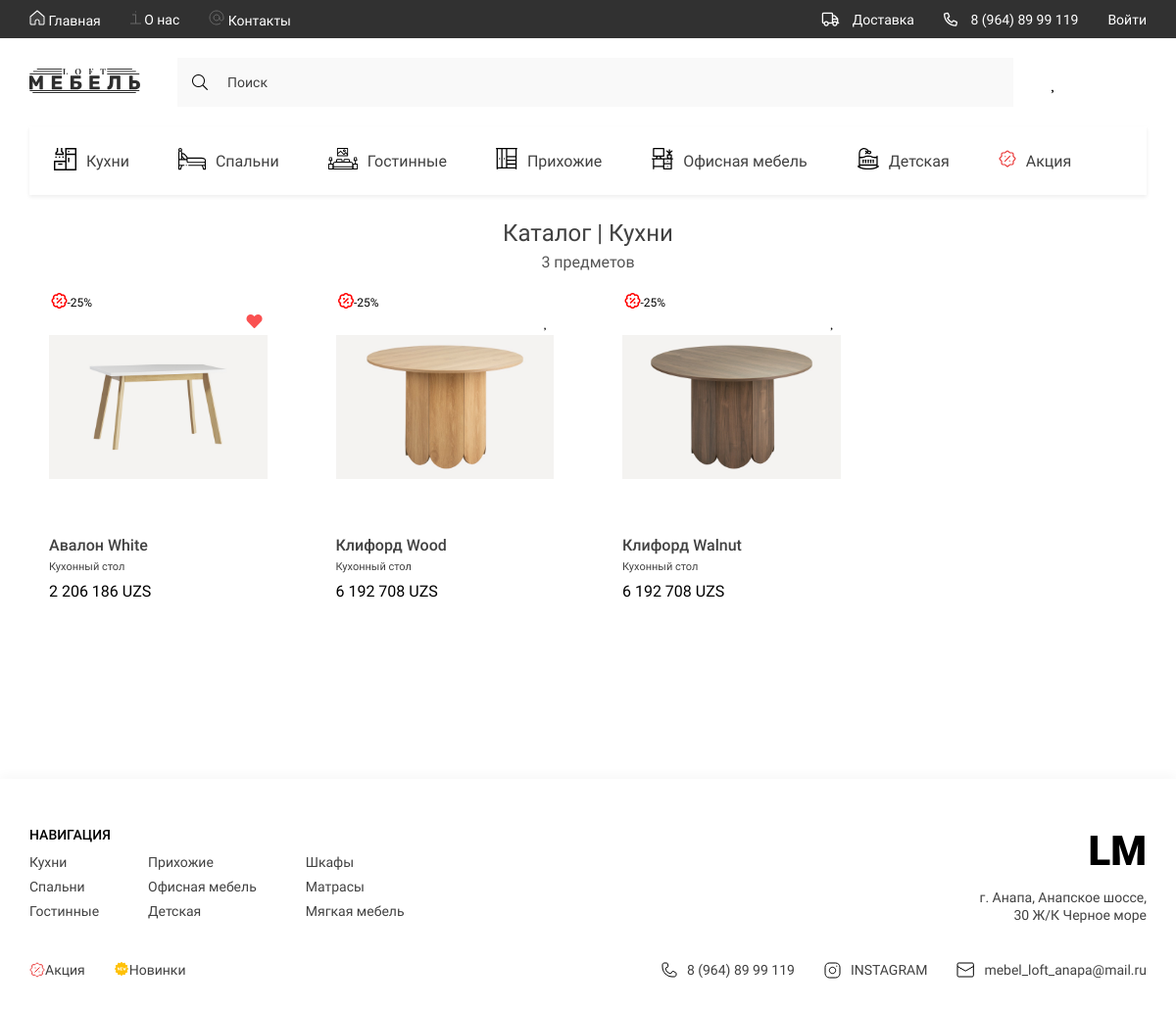
Screenshot of /catalog/kuhnya/ with the database file from the repository.
### goods/models.py (models this page shows, shortened)
class Category(models.Model):
    title = models.CharField(max_length=150, verbose_name='Название категории')
    parent = models.ForeignKey('self', on_delete=models.CASCADE, related_name='subcategories', blank=True, null=True)
    slug = models.SlugField(unique=True)
    image = models.FileField(upload_to='icons/categories/', verbose_name='Иконка категории', blank=True, null=True)
    def get_absolute_url(self):
        return reverse("goods:catalog", kwargs={"category_slug": self.slug})
    def __str__(self):
        return self.title
    class Meta:
        verbose_name = 'Категорию'
        verbose_name_plural = 'Категории'

class Product(models.Model):
    title = models.CharField(max_length=150, verbose_name='Название товара')
    slug = models.SlugField(unique=True)
    category = models.ForeignKey(Category, on_delete=models.CASCADE, verbose_name='Категория товара')
    description = models.TextField(verbose_name='Описание товара')
    price = models.DecimalField(default=0.00, max_digits=10, decimal_places=0, verbose_name='Цена товара')
    discount = models.DecimalField(default=0.00, max_digits=4, decimal_places=2, verbose_name='Скидка на товар')
    quantity = models.PositiveIntegerField(default=0, verbose_name='Товара в наличии')
    size = models.CharField(max_length=130, verbose_name='Размер товара')
    color_name_ru = models.CharField(default='Белый', verbose_name='Цвет товара ru', max_length=150)
    color_name_en = models.CharField(default='White', verbose_name='Цвет товара en', max_length=150)
    color_code = models.CharField(default='#FFFFFF', verbose_name='Код цвета товара', max_length=10)
    rating = models.DecimalField(default=0.0, max_digits=2, decimal_places=1, verbose_name='Рейтинг товара')
    def get_absolute_url(self):
        return reverse("goods:product", kwargs={"product_slug": self.slug})
    class Meta:
        verbose_name = 'Товар'
        verbose_name_plural = 'Товары'
        ordering = ('-id',)
    def get_product_image(self):
        if self.images:
            return self.images.all().first().image.url
        else:
            return None
    def sell_price(self):
        if self.discount:
            return round(self.price - self.price*self.discount/100)
        else:
            return self.price

class ProductImage(models.Model):
    image = models.ImageField(upload_to='products/', verbose_name='Фото товара')
    product = models.ForeignKey(Product, on_delete=models.CASCADE, verbose_name='Товар', related_name='images')
    class Meta:
        verbose_name = 'Фото товара'
        verbose_name_plural = 'Фото товара'

### goods/views.py (the view)
# urls.py: path('<slug:category_slug>/', CatalogView.as_view(), name='catalog'),
class CatalogView(ListView):
    model = Product
    template_name = 'goods/catalog.html'
    context_object_name = 'products'
    def get_context_data(self, **kwargs):
        context = super().get_context_data(**kwargs)
        products = Product.objects.all()
        category = Category.objects.get(slug=self.kwargs['category_slug'])
        products = [
                    i for i in products if (i.discount and category.slug == 'akciya')
                    or i.category.parent == category
                    or category.slug == 'novinki'
                    ]
        context['products'] = products
        context['category'] = category
        return context

### favourites/templatetags/fav_tags.py (called while the page is built)
@register.simple_tag()
def get_fav_products(request):
    if request.user.is_authenticated:
        products = Favourite.objects.filter(user=request.user)
        return [i.product for i in products]
    if not request.session.session_key:
        request.session.create()
    products = Favourite.objects.filter(session_key=request.session.session_key)
    return [i.product for i in products]

### goods/templatetags/loft_tags.py (called while the page is built)
@register.simple_tag()
def get_categories():
    return Category.objects.filter(parent=None)

@register.simple_tag()
def get_normal_price(sell_price):
    return f"{int(sell_price):_}".replace("_", " ")

@register.simple_tag()
def get_normal_size(product_size):
    musor = ['Длина', 'Ширина', 'Высота']
    lst = ' '.join([i for i in product_size.split(' ') if i not in musor])
    return lst.replace('см', 'СМ')

@register.simple_tag()
def get_card_size(product_size):
    lst = get_normal_size(product_size).replace(' СМ', '').replace(' х ', ' ').split(' ')
    return lst

@register.simple_tag()
def get_user_cart_products(request):
    if request.user.is_authenticated:
        carts =  request.user.carts.all()
        return [i.product for i in carts]
    else:
        carts = Cart.objects.filter(session_key=request.session.session_key)
        return [i.product for i in carts]

### goods/templates/goods/catalog.html (shortened to what this page needs)
{% extends "base.html" %}
{% block content %}
<main class="main">
    <div class="container">
        <div class="favorites">
            <div class="favorites__txt" style="display: flex; flex-direction: column; align-items: center; justify-content: center; text-align: center; gap: 10px;">
                <h2 class="favorites__title" style="font-size: 24px; margin: 0;">{% if 'akciya' in request.path %}Товары по акции{% elif 'novinki' in request.path %}Новинки{% else %}Каталог | {{ category.title }}{% endif %}</h2>
                <span class="favorites__title-count" style="font-size: 16px; color: #555;">{{ products|length }} предметов</span>
            </div>
            <div class="products__content">
                {% for product in products %}
                {% include 'home/components/_card.html' %}
                {% endfor %}
            </div>
        </div>
    </div>
</main>
{% endblock content %}

### templates/base.html (shortened to what this page needs)
{% load static %}
{% load loft_tags %}
{% load fav_tags %}
<!DOCTYPE html>
<html lang="ru">
<head>
    {% include 'components_base/_styles.html' %}
</head>
<body>
    <nav class="nav">
        <div class="container _nav">
            <div class="nav__content">
                <ul class="nav__list">
                    <li>
                        <a href="{% url "home:index" %}" class="nav__list-links">
                            <img src={% static "base/assets/icons/home.svg" %} alt="home">
                            Главная
                        </a>
                    </li>
                    <li>
                        <a href="{% url "home:about" %}" class="nav__list-links">
                            <img src={% static "base/assets/icons/aboute.svg" %} alt="aboute">
                            О нас
                        </a>
                    </li>
                    <li>
                        <a href="{% url "home:contact" %}" class="nav__list-links">
                            <img src={% static "base/assets/icons/contacts.svg" %} alt="contacts">
                            Контакты
                        </a>
                    </li>
                </ul>
                <ul class="nav__contacts">
                    <li>
                        <a href="{% url 'home:about' %}" class="nav__contacts-links">
                           <i class="far fa-truck"></i>
                           Доставка
                       </a>
                   </li>
                    <li>
                        <a href="tel:89648999119" class="nav__contacts-links">
                            <i class="far fa-phone-alt"></i>
                            8 (964) 89 99 119
                        </a>
                    </li>
                    {% if not request.user.is_authenticated %}
                    <a href="{% url "users:login" %}" class="nav__contacts-links">
                        Войти
                        </a>
                   {% else %}
                   <a href="{% url "users:logout" %}" class="nav__contacts-links">
                    Выход
                    </a>
                   {% endif %}
                </ul>
            </div>
        </div>
    </nav>
    <div class="wrapper">
        <header class="header">
            <div class="container">
                <div class="header__content">
                    <div class="header__bar">
                        <a href="{% url "home:index" %}" class="logo">
                            <img src={% static 'base/assets/icons/LOGO.svg' %} alt="logo">
                        </a>
                        <form class="header__search" action="{% url 'goods:search' %}" method="get">
                            <i class="fal fa-search"></i>
                            <input type="search" class="header__search-txt" placeholder="Поиск" name="q">
                        </form>
                        <ul class="header__list">
                            <li>
                               <a href="{% url "favourites:favourites" %}" class="header__list-item
                            {% if 'favourites' in request.path %}active{% endif %}" id="_heart" >
                                </a>
                            </li>
                            <li>
                                <a href="{% url 'carts:cart' %}" class="header__list-item" id="_bag">
                                </a>
                            </li>
                            <li>
                                <a href="{% url 'users:profile' %}" class="header__list-item" id="_profile">
                                </a>
                            </li>
                        </ul>
                    </div>
                    <ul class="header__list _categories">
                        {% get_categories as categories %}
                        {% for category in categories|slice:":7" %}
                        <li>
                            <a href={{ category.get_absolute_url }} class="header__list-links">
                                <span class="header__list-img">
                                    {% if category.image %}
                                    <img src="{{ category.image.url }}" alt="icons">
                                    {% endif %}
                                </span>
                                {{ category.title }}
                            </a>
                        </li>
                        {% endfor %}
                    </ul>
                </div>
            </div>
        </header>
        {% block content %}
        {% endblock content %}
        {% include "layout/_footer.html" %}
    </div>
</body>
</html>

### home/templates/home/components/_card.html (shortened to what this page needs)
{% load static %}
{% load loft_tags %}
{% load fav_tags %}
{% get_fav_products request as favs %}
<div class="products__item ">
    {% if product.discount %}
    <span class="discount" style="font-size: 12px;">
        <i class="far fa-badge-percent" style="
        color: red; font-size: 16px; position: absolute;
         top: 10px; right: 220px; width: 20px; height: auto; z-index: 2;"><span style="color: black; font-size: 12px">-25%</span></i>
    </span>
    {% endif %}
    <a href="{% url 'favourites:add_fav' product.slug %}" class="products__item-heart {% if product in favs %}active{% endif %}"></a>
    <a href="{{ product.get_absolute_url }}"> <img src={{ product.get_product_image }} alt=""
            class="products__item-img"></a>
    <div class="products__item-text">
        <h3 class="products__item-title">
            {% autoescape off %}
            {% if product.headline %}{{ product.headline }} {{ product.color_name_en }}
            {% else %}
            {{ product.title }} {{ product.color_name_en }}{% endif %}</h3>
            {% endautoescape %}
        <div class="products__item-desrc">
            {% autoescape off %}
            {% if product.bodyline %}{{ product.bodyline }} {{ product.color_name_en }}
            {% else %}
            {{ product.category }}{% endif %}
            {% endautoescape %}
        </div>
        <div class="products__item-price">{% get_normal_price product.sell_price %} UZS</div>
    </div>
</div>

### templates/layout/_footer.html
{% load static %}
{% load loft_tags %}
<footer class="footer">
    <div class="container">
        <div class="footer__content">
            <div class="footer__navigate">
                <div class="footer__navigate-part">
                    <h2 class="footer__navigate-title">НАВИГАЦИЯ</h2>
                    <div class="footer__navigate-lists">
                        <ul class="footer__navigate-list">
                            {% for category in categories|slice:":3" %}
                            <li><a href="{{ category.get_absolute_url }}" class="footer__navigate-links">{{ category.title }}</a></li>
                            {% endfor %}
                        </ul>
                        <ul class="footer__navigate-list">
                            {% for category in categories|slice:"3:6" %}
                            <li><a href="{{ category.get_absolute_url }}" class="footer__navigate-links">{{ category.title }}</a></li>
                            {% endfor %}
                        </ul>
                        <ul class="footer__navigate-list">
                            {% for category in categories|slice:"8:11" %}
                            <li><a href="{{ category.get_absolute_url }}" class="footer__navigate-links">{{ category.title }}</a></li>
                            {% endfor %}
                        </ul>
                    </div>
                </div>
                <div class="footer__navigate-part _right">
                    <a href="{% url "home:index" %}" class="footer__logo">LM</a>
                    <p class="footer__adress">г. Анапа, Анапское шоссе, 30 Ж/К Черное море</p>
                </div>
            </div>
            <div class="footer__social">
                <ul class="footer__navigate-list _short">
                    {% for category in categories|slice:"6:8" %}
                    <img src={{ category.image.url }} alt="icons"><li><a href="{{ category.get_absolute_url }}" class="footer__navigate-links">{{ category.title }}</a></li>
                    {% endfor %}
                </ul>
                <ul class="footer__social-list">
                    <li>
                        <a href="tel:89648999119" class="footer__social-links">
                            <img src={% static 'base/assets/icons/phone.svg' %} alt="phone">
                            8 (964) 89 99 119
                        </a>
                    </li>
                    <li>
                        <a href="https://www.instagram.com/" target="_blank" class="footer__social-links">
                            <img src={% static 'base/assets/icons/inst.svg' %} alt="insta">
                            INSTAGRAM
                        </a>
                    </li>
                    <li>
                        <a href="mailto:mebel_loft_anapa@mail.ru" target="_blank" class="footer__social-links">
                            <img src={% static 'base/assets/icons/mail.svg' %} alt="mail">
                            mebel_loft_anapa@mail.ru
                        </a>
                    </li>
                </ul>
            </div>
        </div>
    </div>
</footer>

### rows the page displays
Category: image (picture), title "Кухни"
Category: image (picture), title "Спальни"
Category: image (picture), title "Гостинные"
Category: image (picture), title "Прихожие"
Category: image (picture), title "Офисная мебель"
Category: image (picture), title "Детская"
Category: image (picture), title "Акция"
Product: shows "-25%", get_product_image (picture), title "Авалон", color_name_en "White", category "Кухонный стол", discount+price "2 206 186"
Product: shows "-25%", get_product_image (picture), title "Клифорд", color_name_en "Wood", category "Кухонный стол", discount+price "6 192 708"
Product: shows "-25%", get_product_image (picture), title "Клифорд", color_name_en "Walnut", category "Кухонный стол", discount+price "6 192 708"
Category: title "Шкафы"
Category: title "Матрасы"
Category: title "Мягкая мебель"
Category: image (picture), title "Новинки"

### other values shown
{{ products|length }} "3"
